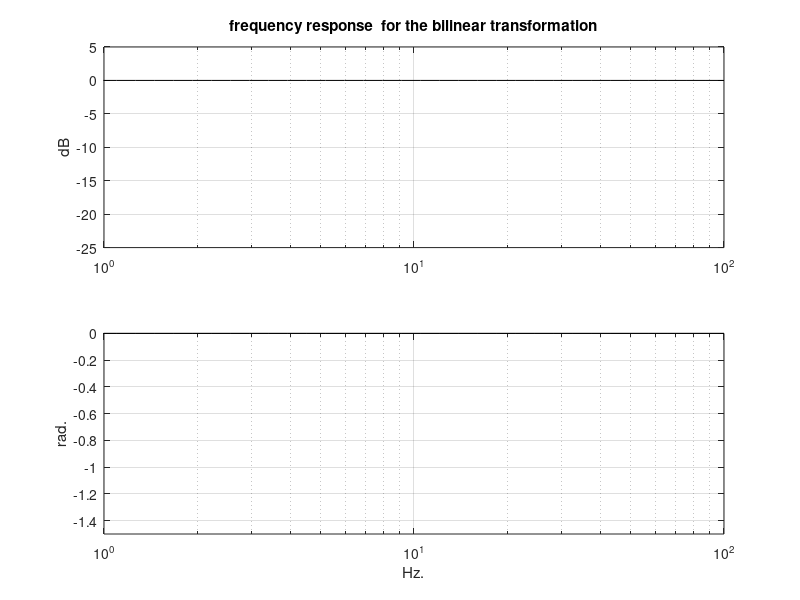

The MATLAB source for this figure:
% Bilinear transformation from analog filter to digital filter
%Analog filter (wc= 63rad/s = 10Hz.):
num=[63]; % transfer function numerator;
den=[1 63]; %transfer function denominator
%Digital filter
fs=1200; %sampling frequency in Hz.
[numd,dend]= bilinear(num,den,fs); %bilinear transformation
f=logspace(-1,2); %logaritmic set of frequency values in Hz.
G=freqz(numd,dend,f,fs); %computes frequency response
AG=20*log10(abs(G)); %take decibels
FI=angle(G); %take phases (rad)
subplot(2,1,1); semilogx(f,AG,'k'); %plots decibels
grid;axis([1 100 -25 5]);
ylabel('dB'); title('frequency response  for the bilinear transformation')
subplot(2,1,2); semilogx(f,FI,'k'); %plots phases
grid;axis([1 100 -1.5 0]);
ylabel('rad.'); xlabel('Hz.')
